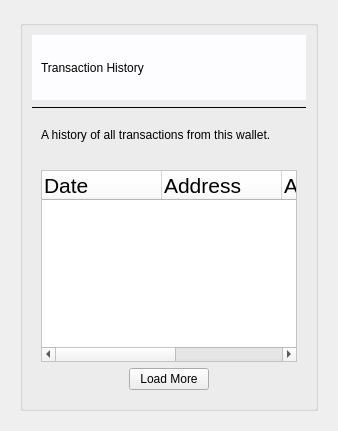
         <widget class="QWidget" name="transactions_page">
          <layout class="QGridLayout" name="gridLayout_19">
           <item row="0" column="0">
            <widget class="QFrame" name="frame_8">
             <property name="frameShape">
              <enum>QFrame::NoFrame</enum>
             </property>
             <property name="frameShadow">
              <enum>QFrame::Raised</enum>
             </property>
             <property name="lineWidth">
              <number>0</number>
             </property>
             <layout class="QGridLayout" name="gridLayout_20">
              <item row="0" column="0">
               <widget class="QGroupBox" name="groupBox_4">
                <property name="title">
                 <string/>
                </property>
                <layout class="QVBoxLayout" name="verticalLayout_8">
                 <item>
                  <widget class="QFrame" name="frame_16">
                   <property name="minimumSize">
                    <size>
                     <width>0</width>
                     <height>65</height>
                    </size>
                   </property>
                   <property name="maximumSize">
                    <size>
                     <width>16777215</width>
                     <height>65</height>
                    </size>
                   </property>
                   <property name="styleSheet">
                    <string notr="true">background-color: rgb(253, 253, 255);
font: 24pt &quot;Helvetica&quot;;</string>
                   </property>
                   <property name="frameShape">
                    <enum>QFrame::NoFrame</enum>
                   </property>
                   <property name="frameShadow">
                    <enum>QFrame::Raised</enum>
                   </property>
                   <layout class="QGridLayout" name="gridLayout_25">
                    <item row="1" column="0">
                     <widget class="QLabel" name="label_11">
                      <property name="text">
                       <string>Transaction History</string>
                      </property>
                     </widget>
                    </item>
                   </layout>
                  </widget>
                 </item>
                 <item>
                  <widget class="Line" name="line_5">
                   <property name="frameShadow">
                    <enum>QFrame::Plain</enum>
                   </property>
                   <property name="orientation">
                    <enum>Qt::Horizontal</enum>
                   </property>
                  </widget>
                 </item>
                 <item>
                  <widget class="QFrame" name="frame_45">
                   <property name="minimumSize">
                    <size>
                     <width>0</width>
                     <height>40</height>
                    </size>
                   </property>
                   <property name="maximumSize">
                    <size>
                     <width>16777215</width>
                     <height>40</height>
                    </size>
                   </property>
                   <property name="styleSheet">
                    <string notr="true">border-radius: 3px;
QFrame#frame_45{border-radius: 3px;}
</string>
                   </property>
                   <property name="frameShape">
                    <enum>QFrame::NoFrame</enum>
                   </property>
                   <property name="frameShadow">
                    <enum>QFrame::Raised</enum>
                   </property>
                   <layout class="QGridLayout" name="gridLayout_66">
                    <property name="topMargin">
                     <number>0</number>
                    </property>
                    <property name="bottomMargin">
                     <number>0</number>
                    </property>
                    <item row="0" column="0">
                     <widget class="QLabel" name="label_35">
                      <property name="minimumSize">
                       <size>
                        <width>0</width>
                        <height>0</height>
                       </size>
                      </property>
                      <property name="styleSheet">
                       <string notr="true">font: 16pt 'Helvetica';
</string>
                      </property>
                      <property name="text">
                       <string>A history of all transactions from this wallet. </string>
                      </property>
                      <property name="alignment">
                       <set>Qt::AlignLeading|Qt::AlignLeft|Qt::AlignVCenter</set>
                      </property>
                      <property name="indent">
                       <number>0</number>
                      </property>
                     </widget>
                    </item>
                   </layout>
                  </widget>
                 </item>
                 <item>
                  <widget class="QFrame" name="frame_17">
                   <property name="minimumSize">
                    <size>
                     <width>0</width>
                     <height>100</height>
                    </size>
                   </property>
                   <property name="styleSheet">
                    <string notr="true">QFrame#frame_17{border-radius: 3px;}</string>
                   </property>
                   <property name="frameShape">
                    <enum>QFrame::NoFrame</enum>
                   </property>
                   <property name="frameShadow">
                    <enum>QFrame::Raised</enum>
                   </property>
                   <layout class="QGridLayout" name="gridLayout_26">
                    <item row="0" column="0">
                     <widget class="QTreeWidget" name="transaction_hist_tree">
                      <property name="enabled">
                       <bool>true</bool>
                      </property>
                      <property name="toolTip">
                       <string>View all of your transactions here.
</string>
                      </property>
                      <property name="styleSheet">
                       <string notr="true">background-color: rgb(255, 255, 255);</string>
                      </property>
                      <property name="frameShape">
                       <enum>QFrame::StyledPanel</enum>
                      </property>
                      <property name="frameShadow">
                       <enum>QFrame::Raised</enum>
                      </property>
                      <property name="selectionBehavior">
                       <enum>QAbstractItemView::SelectItems</enum>
                      </property>
                      <property name="indentation">
                       <number>0</number>
                      </property>
                      <property name="uniformRowHeights">
                       <bool>false</bool>
                      </property>
                      <property name="sortingEnabled">
                       <bool>false</bool>
                      </property>
                      <property name="wordWrap">
                       <bool>false</bool>
                      </property>
                      <attribute name="headerCascadingSectionResizes">
                       <bool>true</bool>
                      </attribute>
                      <attribute name="headerMinimumSectionSize">
                       <number>22</number>
                      </attribute>
                      <attribute name="headerDefaultSectionSize">
                       <number>120</number>
                      </attribute>
                      <attribute name="headerHighlightSections">
                       <bool>true</bool>
                      </attribute>
                      <attribute name="headerShowSortIndicator" stdset="0">
                       <bool>false</bool>
                      </attribute>
                      <attribute name="headerStretchLastSection">
                       <bool>true</bool>
                      </attribute>
                      <column>
                       <property name="text">
                        <string>Date</string>
                       </property>
                       <property name="font">
                        <font>
                         <pointsize>16</pointsize>
                        </font>
                       </property>
                       <property name="background">
                        <color>
                         <red>202</red>
                         <green>216</green>
                         <blue>241</blue>
                        </color>
                       </property>
                      </column>
                      <column>
                       <property name="text">
                        <string>Address</string>
                       </property>
                       <property name="font">
                        <font>
                         <pointsize>16</pointsize>
                        </font>
                       </property>
                       <property name="background">
                        <color>
                         <red>202</red>
                         <green>216</green>
                         <blue>241</blue>
                        </color>
                       </property>
                      </column>
                      <column>
                       <property name="text">
                        <string>Amount</string>
                       </property>
                       <property name="font">
                        <font>
                         <pointsize>16</pointsize>
                        </font>
                       </property>
                       <property name="background">
                        <color>
                         <red>202</red>
                         <green>216</green>
                         <blue>241</blue>
                        </color>
                       </property>
                      </column>
                      <column>
                       <property name="text">
                        <string>Transaction ID</string>
                       </property>
                       <property name="font">
                        <font>
                         <pointsize>16</pointsize>
                        </font>
                       </property>
                       <property name="background">
                        <color>
                         <red>202</red>
                         <green>216</green>
                         <blue>241</blue>
                        </color>
                       </property>
                      </column>
                     </widget>
                    </item>
                    <item row="1" column="0" alignment="Qt::AlignHCenter">
                     <widget class="QPushButton" name="load_trns_btn">
                      <property name="toolTip">
                       <string>Load more transactions.</string>
                      </property>
                      <property name="text">
                       <string>Load More</string>
                      </property>
                     </widget>
                    </item>
                   </layout>
                  </widget>
                 </item>
                </layout>
               </widget>
              </item>
             </layout>
            </widget>
           </item>
          </layout>
         </widget>
